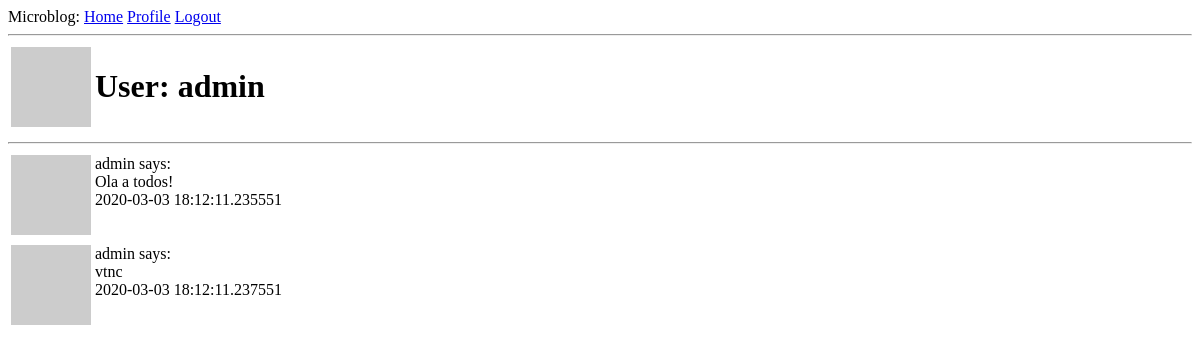
The app's page /user/admin (signed in), older data.
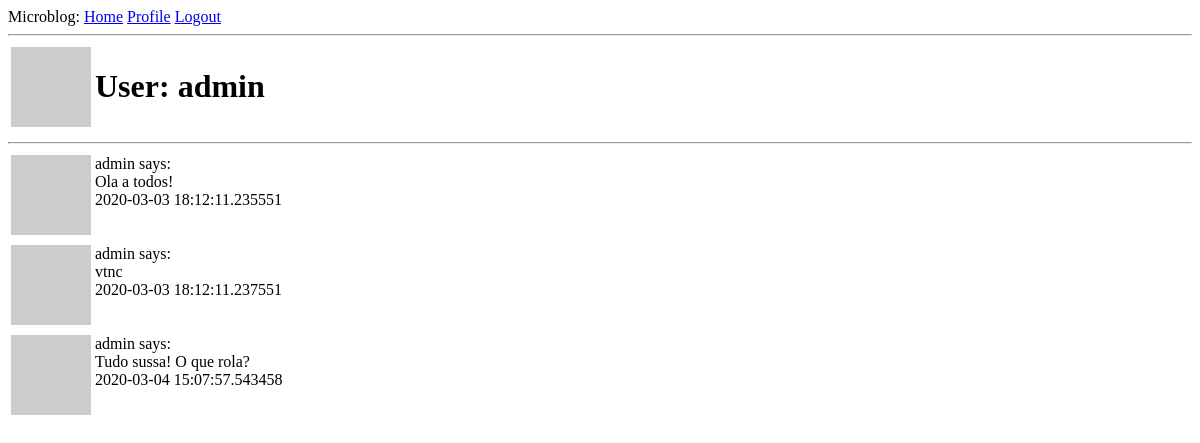
The same page, newer data.
### app/models.py (models this page shows, shortened)
class Post(db.Model):
    __tablename__ = 'posts'
    id = db.Column(db.Integer, primary_key=True)
    body = db.Column(db.String(140))
    timestamp = db.Column(db.DateTime, index=True, default=datetime.utcnow)
    user_id = db.Column(db.Integer, db.ForeignKey('users.id', name='FK_posts_user'))

class User(UserMixin, db.Model):
    __tablename__ = 'users'
    id = db.Column(db.Integer, primary_key=True)
    username = db.Column(db.String(64), index=True, unique=True)
    email = db.Column(db.String(120), index=True, unique=True)
    password_hash = db.Column(db.String(128))
    posts = db.relationship('Post', backref='author', lazy='dynamic')
    def avatar(self, size):
        digest = md5(self.email.lower().encode('utf-8')).hexdigest()
        return f'https://www.gravatar.com/avatar/{digest}?d=identicon&s={size}'

### app/routes.py (the view)
@app.route('/user/<username>')
@login_required
def user(username):
    user = DAO.buscar_por_criterio_404(User, username=username)
    posts = sorted([{'author': p.author, 'body': p.body, 'hora': p.timestamp} for p in user.posts],
                   key=lambda i: (i['hora']))
    return render_template('user.html', user=user, posts=posts)

### app/DAO.py (called while the page is built)
def buscar_por_criterio_404(table, **filtros):
    return table.query.filter_by(**filtros).first_or_404()

### app/models.py (called while the page is built)
@login.user_loader
def load_user(id):
    return User.query.get(int(id))

### app/templates/user.html
{% extends 'base.html' %}
{% block content %}
    <table>
        <tr style="vertical-align: top;">
            <td><img src="{{ user.avatar(128) }}"></td>
            <td><h1>User: {{ user.username }}</h1></td>
        </tr>
    </table>
    <hr>
    {% for post in posts %}
        {% include '_post.html' %}
    {% endfor %}
{% endblock %}

### app/templates/_post.html
<table>
    <tr style="vertical-align: top">
        <td><img src="{{ post.author.avatar(36) }}"></td>
        <td>{{ post.author.username }} says: <br>{{ post.body }}<br>{{ post.hora }}</td>
    </tr>
</table>

Row changes from the older to the newer data that the page shows:
added Post: author.username "admin", body "Tudo sussa! O que rola?", hora "2020-03-04 15:07:57.543458"
